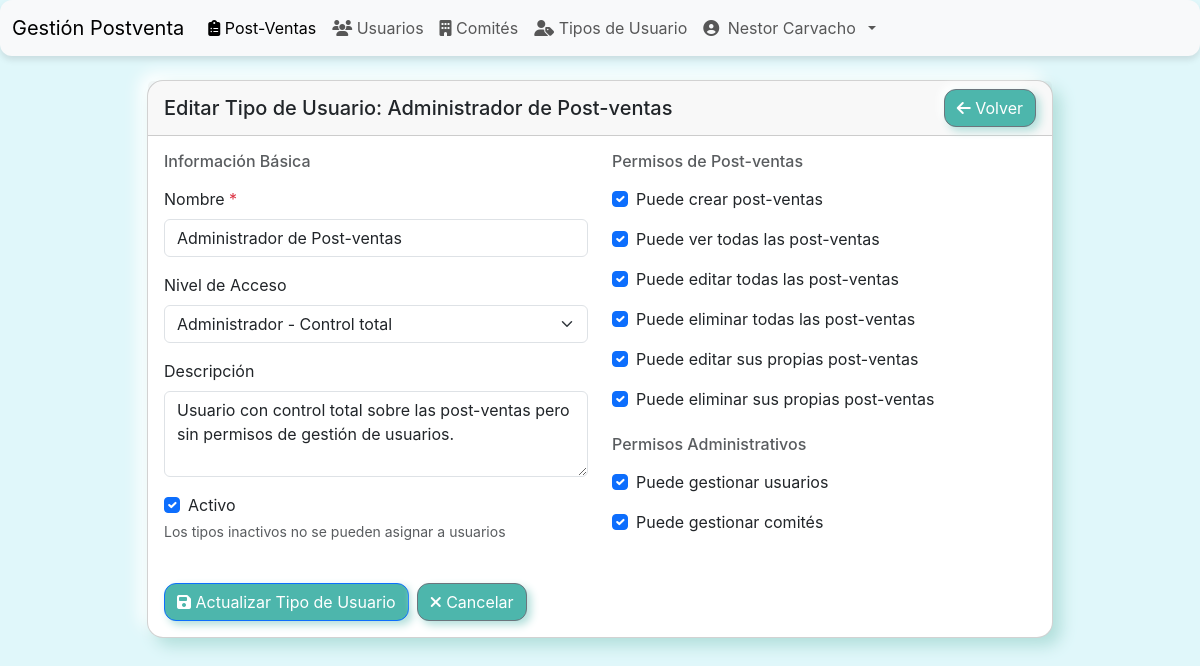
Screenshot of /tipos-usuario/editar/4/ (signed in) with the database file from the repository.
### postventa/models.py (models this page shows, shortened)
class TipoUsuario(models.Model):
    NIVEL_ACCESO_CHOICES = [
        ('revisor', 'Revisor - Solo lectura'),
        ('usuario', 'Usuario - Gestiona sus propias post-ventas'),
        ('supervisor', 'Supervisor - Ve todas, edita las propias'),
        ('administrador', 'Administrador - Control total'),
    ]
    nombre = models.CharField(max_length=100, unique=True)
    nivel_acceso = models.CharField(max_length=20, choices=NIVEL_ACCESO_CHOICES, default='usuario')
    descripcion = models.TextField(blank=True, null=True)
    puede_crear_postventa = models.BooleanField(default=True, help_text="Puede crear nuevas post-ventas")
    puede_ver_todas_postventas = models.BooleanField(default=False, help_text="Puede ver todas las post-ventas")
    puede_editar_todas_postventas = models.BooleanField(default=False, help_text="Puede editar todas las post-ventas")
    puede_eliminar_todas_postventas = models.BooleanField(default=False, help_text="Puede eliminar todas las post-ventas")
    puede_editar_propias_postventas = models.BooleanField(default=True, help_text="Puede editar sus propias post-ventas")
    puede_eliminar_propias_postventas = models.BooleanField(default=True, help_text="Puede eliminar sus propias post-ventas")
    puede_gestionar_usuarios = models.BooleanField(default=False, help_text="Puede gestionar usuarios")
    puede_gestionar_comites = models.BooleanField(default=False, help_text="Puede gestionar comités")
    activo = models.BooleanField(default=True)
    fecha_creacion = models.DateTimeField(auto_now_add=True)
    fecha_modificacion = models.DateTimeField(auto_now=True)
    class Meta:
        verbose_name = "Tipo de Usuario"
        verbose_name_plural = "Tipos de Usuario"
        ordering = ['nombre']

### postventa/views.py (the view)
# urls.py: path('tipos-usuario/editar/<int:pk>/', TipoUsuarioUpdateView.as_view(), name='tipo_usuario_update'),
@method_decorator(login_required, name='dispatch')
class TipoUsuarioUpdateView(AdminRequiredMixin, SuccessMessageMixin, UpdateView):
    model = TipoUsuario
    fields = [
        'nombre', 'nivel_acceso', 'descripcion', 'activo',
        'puede_crear_postventa', 'puede_ver_todas_postventas',
        'puede_editar_todas_postventas', 'puede_eliminar_todas_postventas',
        'puede_editar_propias_postventas', 'puede_eliminar_propias_postventas',
        'puede_gestionar_usuarios', 'puede_gestionar_comites'
    ]
    template_name = 'postventa/tipo_usuario_form.html'
    success_url = reverse_lazy('postventa:tipo_usuario_list')
    success_message = 'Tipo de usuario actualizado exitosamente.'

### postventa/views.py (called while the page is built)
    def test_func(self):
        return self.request.user.is_staff or self.request.user.is_superuser

### postventa/templates/postventa/tipo_usuario_form.html (shortened to what this page needs)
{% extends 'base.html' %}
{% block content %}
<div class="container-fluid mt-4">
    <div class="row justify-content-center">
        <div class="col-md-10">
            <div class="card">
                <div class="card-header d-flex justify-content-between align-items-center">
                    <h5 class="mb-0">
                        {% if form.instance.pk %}
                            Editar Tipo de Usuario: {{ form.instance.nombre }}
                        {% else %}
                            Crear Nuevo Tipo de Usuario
                        {% endif %}
                    </h5>
                    <a href="{% url 'postventa:tipo_usuario_list' %}" class="btn btn-secondary">
                        <i class="fas fa-arrow-left"></i> Volver
                    </a>
                </div>
                <div class="card-body">
                    <form method="post" novalidate>
                        <div class="row">
                            <div class="col-md-6">
                                <h6 class="text-muted mb-3">Información Básica</h6>
                                <div class="mb-3">
                                    <label for="{{ form.nombre.id_for_label }}" class="form-label">
                                        Nombre <span class="text-danger">*</span>
                                    </label>
                                    <input type="text" class="form-control" name="nombre" value="{{ form.nombre.value|default:'' }}" required>
                                </div>
                                <div class="mb-3">
                                    <label for="{{ form.nivel_acceso.id_for_label }}" class="form-label">
                                        Nivel de Acceso
                                    </label>
                                    <select class="form-select" name="nivel_acceso">
                                        <option value="administrador" {% if form.nivel_acceso.value == 'administrador' %}selected{% endif %}>Administrador - Control total</option>
                                    </select>
                                </div>
                                <div class="mb-3">
                                    <label for="{{ form.descripcion.id_for_label }}" class="form-label">
                                        Descripción
                                    </label>
                                    <textarea class="form-control" name="descripcion" rows="3" placeholder="Descripción del tipo de usuario">{{ form.descripcion.value|default:'' }}</textarea>
                                </div>
                                <div class="mb-3">
                                    <div class="form-check">
                                        <input class="form-check-input" type="checkbox" name="activo" {% if form.activo.value %}checked{% endif %}>
                                        <label class="form-check-label">
                                            Activo
                                        </label>
                                    </div>
                                    <small class="form-text text-muted">
                                        Los tipos inactivos no se pueden asignar a usuarios
                                    </small>
                                </div>
                            </div>
                            <div class="col-md-6">
                                <h6 class="text-muted mb-3">Permisos de Post-ventas</h6>
                                <div class="mb-3">
                                    <div class="form-check">
                                        <input class="form-check-input" type="checkbox" name="puede_crear_postventa" {% if form.puede_crear_postventa.value %}checked{% endif %}>
                                        <label class="form-check-label">
                                            Puede crear post-ventas
                                        </label>
                                    </div>
                                </div>
                                <div class="mb-3">
                                    <div class="form-check">
                                        <input class="form-check-input" type="checkbox" name="puede_ver_todas_postventas" {% if form.puede_ver_todas_postventas.value %}checked{% endif %}>
                                        <label class="form-check-label">
                                            Puede ver todas las post-ventas
                                        </label>
                                    </div>
                                </div>
                                <div class="mb-3">
                                    <div class="form-check">
                                        <input class="form-check-input" type="checkbox" name="puede_editar_todas_postventas" {% if form.puede_editar_todas_postventas.value %}checked{% endif %}>
                                        <label class="form-check-label">
                                            Puede editar todas las post-ventas
                                        </label>
                                    </div>
                                </div>
                                <div class="mb-3">
                                    <div class="form-check">
                                        <input class="form-check-input" type="checkbox" name="puede_eliminar_todas_postventas" {% if form.puede_eliminar_todas_postventas.value %}checked{% endif %}>
                                        <label class="form-check-label">
                                            Puede eliminar todas las post-ventas
                                        </label>
                                    </div>
                                </div>
                                <div class="mb-3">
                                    <div class="form-check">
                                        <input class="form-check-input" type="checkbox" name="puede_editar_propias_postventas" {% if form.puede_editar_propias_postventas.value %}checked{% endif %}>
                                        <label class="form-check-label">
                                            Puede editar sus propias post-ventas
                                        </label>
                                    </div>
                                </div>
                                <div class="mb-3">
                                    <div class="form-check">
                                        <input class="form-check-input" type="checkbox" name="puede_eliminar_propias_postventas" {% if form.puede_eliminar_propias_postventas.value %}checked{% endif %}>
                                        <label class="form-check-label">
                                            Puede eliminar sus propias post-ventas
                                        </label>
                                    </div>
                                </div>
                                <h6 class="text-muted mb-3 mt-4">Permisos Administrativos</h6>
                                <div class="mb-3">
                                    <div class="form-check">
                                        <input class="form-check-input" type="checkbox" name="puede_gestionar_usuarios" {% if form.puede_gestionar_usuarios.value %}checked{% endif %}>
                                        <label class="form-check-label">
                                            Puede gestionar usuarios
                                        </label>
                                    </div>
                                </div>
                                <div class="mb-3">
                                    <div class="form-check">
                                        <input class="form-check-input" type="checkbox" name="puede_gestionar_comites" {% if form.puede_gestionar_comites.value %}checked{% endif %}>
                                        <label class="form-check-label">
                                            Puede gestionar comités
                                        </label>
                                    </div>
                                </div>
                            </div>
                        </div>
                        <div class="d-flex gap-2 mt-4">
                            <button type="submit" class="btn btn-primary">
                                <i class="fas fa-save"></i>
                                {% if form.instance.pk %}Actualizar{% else %}Crear{% endif %} Tipo de Usuario
                            </button>
                            <a href="{% url 'postventa:tipo_usuario_list' %}" class="btn btn-secondary">
                                <i class="fas fa-times"></i> Cancelar
                            </a>
                        </div>
                    </form>
                </div>
            </div>
        </div>
    </div>
</div>
{% endblock %}

### postventa/templates/base.html (shortened to what this page needs)
<!DOCTYPE html>
<html lang="en">
<head>
    <link href="https://cdn.jsdelivr.net/npm/bootstrap@5.3.2/dist/css/bootstrap.min.css" rel="stylesheet">
    <link rel="stylesheet" href="https://cdn.datatables.net/1.13.6/css/dataTables.bootstrap5.min.css">
    <link rel="stylesheet" href="https://cdnjs.cloudflare.com/ajax/libs/font-awesome/6.4.0/css/all.min.css">
</head>
<body>
    <nav class="navbar navbar-expand-lg navbar-light bg-light">
        <div class="container-fluid">
            <a class="navbar-brand" href="#">Gestión Postventa</a>
            <div class="collapse navbar-collapse" id="navbarNav">
                <ul class="navbar-nav">
                    {% if request.user.is_authenticated %}
                    <li class="nav-item">
                        <a class="nav-link active" aria-current="page" href="/">
                            <i class="fas fa-clipboard-list"></i> Post-Ventas
                        </a>
                    </li>
                    {% if request.user.is_staff or request.user.is_superuser %}
                    <li class="nav-item">
                        <a class="nav-link" href="{% url 'postventa:user_list' %}">
                            <i class="fas fa-users"></i> Usuarios
                        </a>
                    </li>
                    <li class="nav-item">
                        <a class="nav-link" href="{% url 'postventa:comite_list' %}">
                            <i class="fas fa-building"></i> Comités
                        </a>
                    </li>
                    <li class="nav-item">
                        <a class="nav-link" href="{% url 'postventa:tipo_usuario_list' %}">
                            <i class="fas fa-user-tag"></i> Tipos de Usuario
                        </a>
                    </li>
                    {% elif request.user.tipo_usuario.puede_gestionar_usuarios %}
                    <li class="nav-item">
                        <a class="nav-link" href="{% url 'postventa:user_list' %}">
                            <i class="fas fa-users"></i> Usuarios
                        </a>
                    </li>
                    {% elif request.user.tipo_usuario.puede_gestionar_comites %}
                    <li class="nav-item">
                        <a class="nav-link" href="{% url 'postventa:comite_list' %}">
                            <i class="fas fa-building"></i> Comités
                        </a>
                    </li>
                    {% endif %}
                    <li class="nav-item dropdown">
                        <a class="nav-link dropdown-toggle" href="#" id="navbarDropdown" onclick="toggleDropdown(event)" role="button" aria-expanded="false">
                            <i class="fas fa-user-circle me-1"></i>
                            {{ request.user.get_full_name|default:request.user.username }}
                        </a>
                    </li>
                    {% else %}
                    <li class="nav-item">
                        <a class="nav-link" href="{% url 'login' %}">Iniciar Sesión</a>
                    </li>
                    {% endif %}
                </ul>
            </div>
        </div>
    </nav>
    <div class="container mt-4">
        {% block content %}
        {% endblock %}
    </div>
</body>
</html>

### postventa/templates/base.html (style rules this page uses)
body { background-color: #e0f7fa; font-family: -apple-system, BlinkMacSystemFont, "Segoe UI", Roboto, "Helvetica Neue", Arial, sans-serif; color: #4a148c; }
.navbar { background-color: #4db6ac; box-shadow: 0 4px 6px rgba(0, 0, 0, 0.1); border-radius: 12px; }
.card { background: #ffffff; border-radius: 16px; box-shadow: 8px 8px 16px #b2dfdb, -8px -8px 16px #ffffff; }
.btn { background-color: #4db6ac; color: #ffffff; border-radius: 12px; box-shadow: 4px 4px 8px #b2dfdb, -4px -4px 8px #ffffff; }
.dropdown-toggle::after { margin-left: 0.5rem; }
.dropdown { position: relative; }

### rows the page displays
TipoUsuario: instance.nombre "Administrador de Post-ventas", nombre "Administrador de Post-ventas", nivel_acceso "Administrador - Control total", descripcion "Usuario con control total sobre las post-ventas pero sin permisos de gestión de usuarios."

### other values shown
{{ request.user.get_full_name|default:request.user.username }} "Nestor Carvacho"
